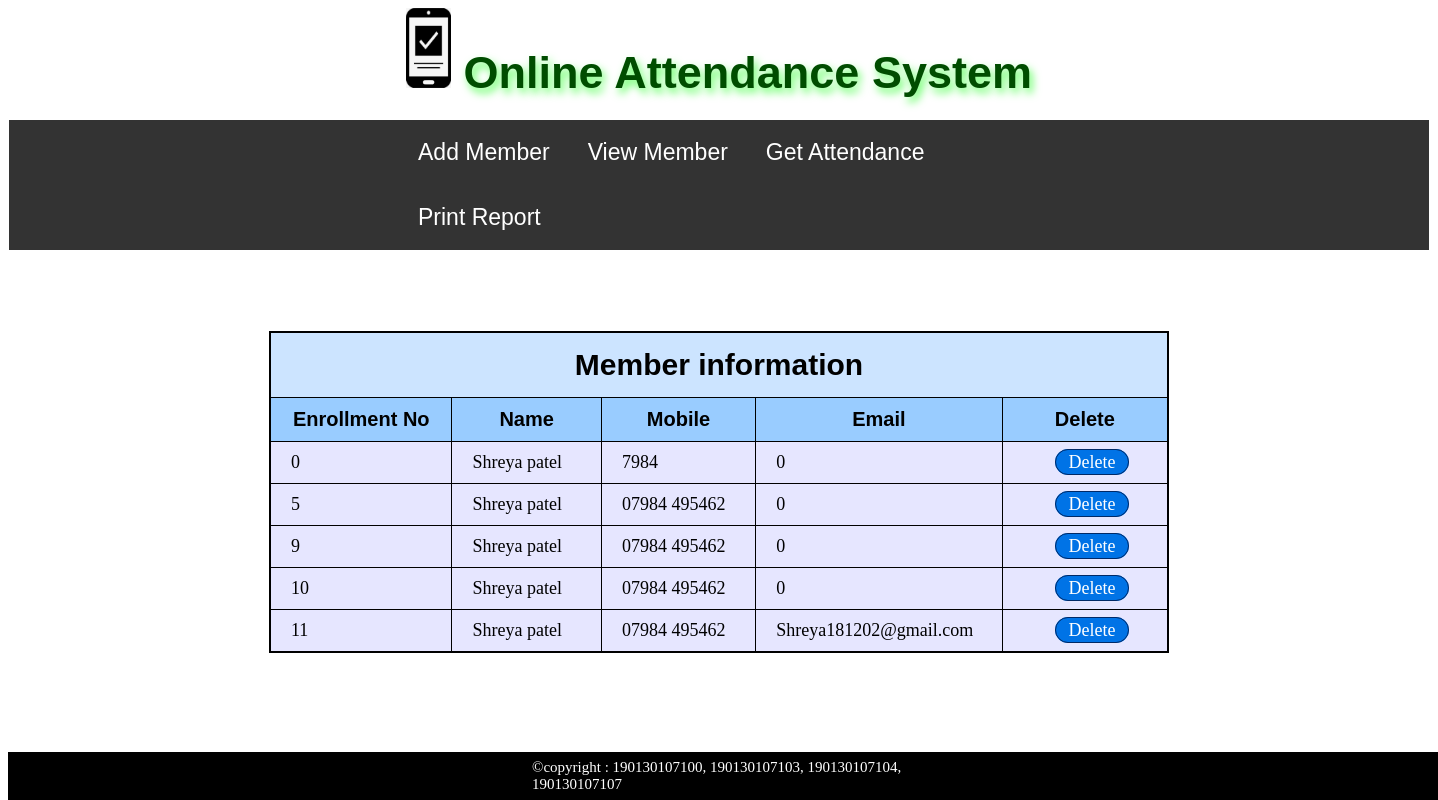
The page /viewmember.php on the database its author committed.
### tables this page shows
CREATE TABLE `member` (
  `member_id` int(10) NOT NULL,
  `enrolment_no` int(100) NOT NULL,
  `name` varchar(20) NOT NULL,
  `mobile` text NOT NULL,
  `email` varchar(100) NOT NULL
);

### viewmember.php (the view, shortened to what this page needs)
</head>
<body>
<h1 align="center"><strong><span class="style1"><img src="bg.jpg" alt="" height="80" width="45" >&nbsp;Online Attendance System</span></strong></h1>
  <nav>
  <div align="center">
       						<?php
									include "menu.php";
							?>
  </div>
</nav>
<table width="1000" height="500" align="center">
      	<tr style="background-color: white;"><td colspan="2">
        <form action="" method=post>
        <table width="900" border="2" align="center"   bordercolor="#000" bgcolor="#C7B6B1" style="border-collapse:collapse";>
        	<tr>
				  <td colspan="5" bgcolor="#cce4ff" style="padding: 15 40";><div align="center"><strong><span class="header">Member information</span></strong></div></td>
			</tr>
            <tr>
				  <td  bgcolor="#99ccff" style="padding:10 17";><div align="center"><strong><span class="style2">Enrollment No</span></strong></div></td>
                  <td  bgcolor="#99ccff" style="padding:10 17";><div align="center"><strong><span class="style2">Name</span></strong></div></td>
                  <td  bgcolor="#99ccff" style="padding:10 17";><div align="center"><strong><span class="style2">Mobile</span></strong></div></td>
                  <td  bgcolor="#99ccff" style="padding:10 17";><div align="center"><strong><span class="style2">Email</span></strong></div></td>
                  <td  bgcolor="#99ccff" style="padding:10 17";><div align="center"><strong><span class="style2">Delete</span></strong></div></td>
			</tr>
		<?php
			include "z_db.php";
			$query = "select *from `member` ";
			$result = mysqli_query($con,$query)or die("select error error");
			while($rec = mysqli_fetch_array($result))
			{
				echo '<tr height=30px>
				  <td width="222" bgcolor="#e6e6ff" style="padding:10 20";><span class="style6">'.$rec["enrolment_no"].'</span></td>
				  <td width="222" bgcolor="#e6e6ff" style="padding:10 20";><span class="style6">'.$rec["name"].'</span></td>
				  <td width="222" bgcolor="#e6e6ff" style="padding:10 20";><span class="style6">'.$rec["mobile"].'</span></td>
				  <td width="222" bgcolor="#e6e6ff" style="padding:10 20";><span class="style6">'.$rec["email"].'</span></td>
				  <td width="222" bgcolor="#e6e6ff" style="padding:10 20";><span class="style6">';
				  echo '<a class="hover" style="background-color:#0073e6;color:white;text-decoration:none;border-radius:30px;position:relative;top:0px;left:26%;
				  padding:2 8;border:1px solid #002966;" href="deletemember.php?d='.$rec["member_id"].'">&nbsp;Delete&nbsp;</a></span></td></tr>';
			}
		?>
        </table>
        </form>
        </td>
        </tr>
	</table>
<?php include "footer.php"; ?>

### menu.php (shortened to what this page needs)
<ul>
	<li ><a href="index.php" class="menu">Add Member</a></li>
    <li><a href="viewmember.php" class="menu">View Member</a></li>
    <li><a href="getattendance.php" class="menu">Get Attendance</a></li>
    <li><a href="printreport.php" class="menu">Print Report</a></li>
</ul>

### footer.php (shortened to what this page needs)
<div class="footer">
    &copy;copyright : 190130107100, 190130107103, 190130107104, 190130107107
</div>

### viewmember.php (style rules this page uses)
.style1 { font-family: "arial"; font-size: 45px; color: #004d00; text-shadow: 3px 5px 8px #66ff66; }
.style2 { font-size: 20px; color: #000; font-family: "arial"; }
.header { font-size: 30px; color: #000; font-family: "arial"; }
.style6 { font-size: 18px; }

### menu.php (style rules this page uses)
ul { list-style-type: none; padding: 0 390px; overflow: hidden; background-color: #333; text-align:center; width: 40em; margin: auto; }
li { float:left; }
li a { display: block; color: white; text-align: center; padding: 14px 14px; font-size:23px; margin:5px; text-decoration: none; font-family:Arial; }

### footer.php (style rules this page uses)
.footer { font-size:15px; background-color:black; color:white; position: fixed; bottom:0px; padding:7 524; width:auto; }

### rows shown on the page
member: enrolment_no "0", name "Shreya patel", mobile "7984", email "0"
member: enrolment_no "5", name "Shreya patel", mobile "07984 495462", email "0"
member: enrolment_no "9", name "Shreya patel", mobile "07984 495462", email "0"
member: enrolment_no "10", name "Shreya patel", mobile "07984 495462", email "0"
member: enrolment_no "11", name "Shreya patel", mobile "07984 495462", email "Shreya181202@gmail.com"
